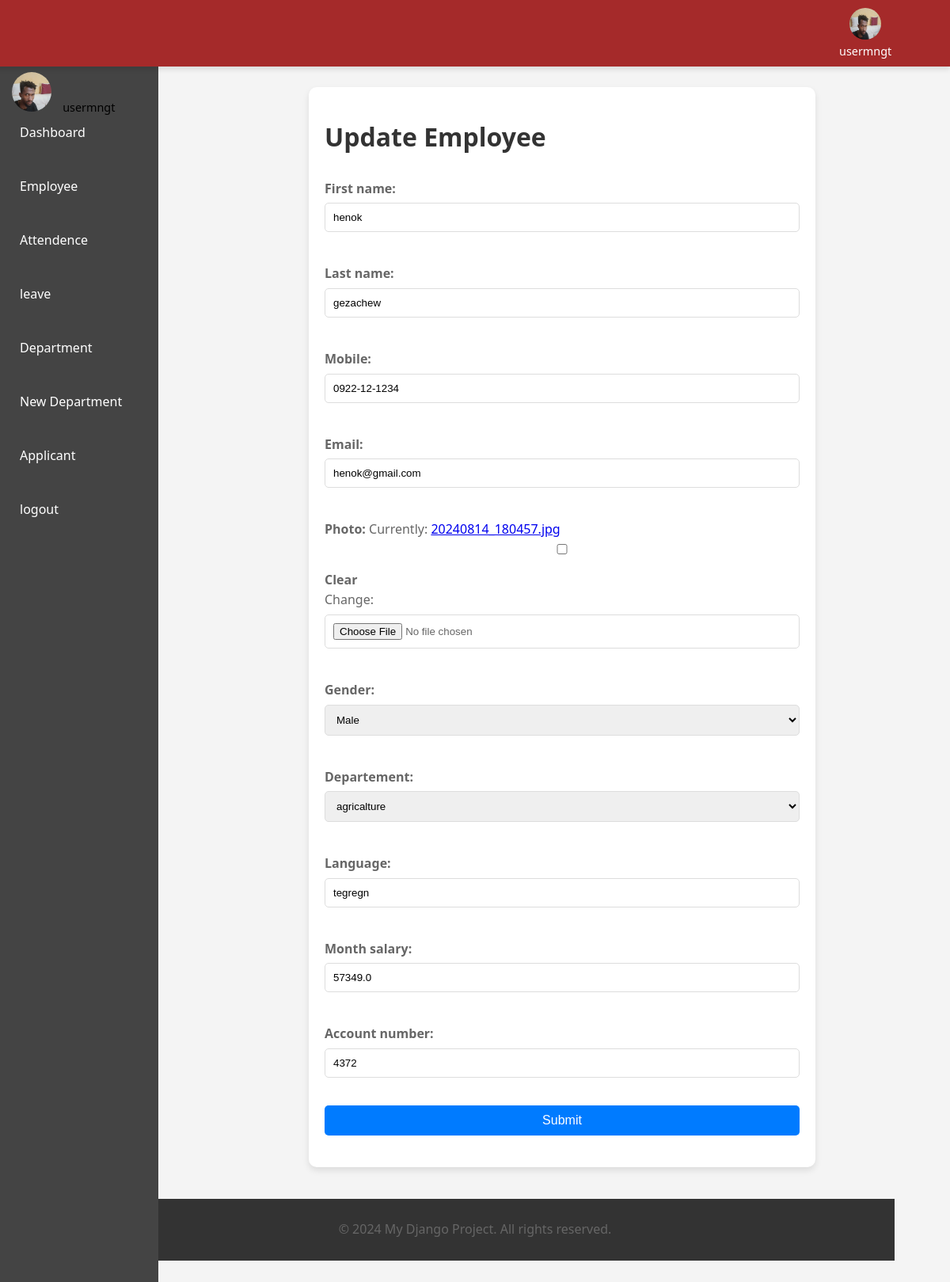
The app's page /update/8/ (signed in) with its own data.
### usermngt/models.py (models this page shows, shortened)
class User(AbstractUser):
    username = models.CharField(unique=True,max_length=200)
    password = models.CharField(max_length=200)
    forgetten_password_token =models.CharField(max_length=255,null=True,blank=True)
    photo = models.ImageField(null=True,blank=True)
    email = models.EmailField(unique=True)
    role = models.ForeignKey(Role,on_delete=models.CASCADE,null=True,blank=True)
    REQUIRED_FIELDS = []

class Base(models.Model):
    first_name = models.CharField(max_length=100)
    last_name = models.CharField(max_length=100)
    mobile = models.CharField(max_length=16,null=True,blank=True,
        validators= [RegexValidator(r'^\d\d\d\d-\d\d-\d\d\d\d$')])
    email = models.EmailField(unique=True)
    photo = models.ImageField(null=True,blank=True)
    class Meta:
        abstract = True

class Employee(Base):
    class gender(models.TextChoices):
        male='MALE'
        female='FEMALE'
    gender = models.CharField(max_length=10,choices=gender.choices)
    departement = models.ForeignKey(Departement,on_delete=models.CASCADE)
    language = models.CharField(max_length=100)
    month_salary = models.FloatField()
    enrollment_date = models.DateTimeField(auto_now_add=True)
    account_number =models.IntegerField()
    class Meta:
        ordering =['-enrollment_date']
    class employemanager(models.Manager):
        pass

### usermngt/views.py (the view)
# urls.py: path('update/<int:pk>/',updateeachview.as_view(),name='update'),
class updateeachview(UpdateView):
    model = Employee
    template_name= 'usermngt/update.html'
    fields = '__all__'
    context_object_name='man'
    success_url ="../../userprofile"

### usermngt/models.py (called while the page is built)
    def __str__(self):
        return self.title

### usermngt/templates/usermngt/update.html (shortened to what this page needs)
{% extends 'home.html' %}
{% block content %}
</head>
<body>
    <div class="form-container">
        <h1>Update Employee</h1>
        <form method="post" enctype="multipart/form-data">
            {{ form.as_p }}
            <input type="submit" value="Submit" />
        </form>
    </div>
</body>
{% endblock %}

### templates/home.html (shortened to what this page needs)
<!DOCTYPE html>
<html lang="en">
<head>
</head>
<body>
{% if request.user.is_authenticated %}
    <header>
        <div class="top-navbar">
                <div class="user-info">
                    <img src="{{ user.photo.url }}" alt="User Profile Picture" class="user-image">
                    <span class="username">{{user.username}}</span>
                </div>
        </div>
    </header>
{% endif %}
    <aside>
        <nav class="navbar">
            <ul class="nav-list-left">
                <li class="dropdown">
                    <img src="{{user.photo.url}}" alt="no emage">
                    <span class="username">{{user.username}}</span>
                    <a href="{% url 'userprofile' %}" class="dropbtn">Dashboard</a>
                </li>
            </ul>
                <ul class="nav-list-right"><li><a href="{% url 'employee' %}">Employee</a></li></ul>
                <ul class="nav-list-right"><li><a href="{% url 'attendence' %}">Attendence</a></li></ul>
                <ul class="nav-list-right"><li><a href="{% url 'leave' %}">leave</a></li></ul>
                <ul class="nav-list-right"><li><a href="#">Department</a></li></ul>
                <ul class="nav-list-right"><li><a href="{% url 'register' %}">New Department</a></li></ul>
                <ul class="nav-list-right"><li><a href="{% url 'applicant' %}">Applicant</a></li></ul>
                <ul class="nav-list-right"><li><a href="{% url 'logout' %}">logout</a></li></ul>
        </nav>
    </aside>
    <main>
        {% block content %}{%  endblock %}
    </main>
    <footer>
        <p>&copy; 2024 My Django Project. All rights reserved.</p>
    </footer>
</body>
</html>

### templates/home.html (style rules this page uses)
body { font-family: Arial, sans-serif; margin: 0; padding: 0; display: flex; flex-direction: column; min-height: 100vh; }
header { background-color: brown; color: white; padding: 10px 20px; position: fixed; width: 100%; margin-left:200px; top: 0; right: 0; z-index: 1000; box-shadow: 0 4px 6px rgba(0, 0, 0, 0.1); }
.top-navbar { display: flex; justify-content: space-between; align-items: center; max-width: 1200px; margin-left: 90%; flex-wrap: wrap; }
.user-info { display: flex; flex-direction: column; align-items: center; color: white; margin-left: 0%; }
.user-image { width: 40px; height: 40px; border-radius: 50%; margin-bottom: 5px; }
.username { font-size: 0.9rem; }
aside { width: 200px; background-color: #444; padding-top: 60px; position: fixed; top: 0; bottom: 0; left: 0; overflow-y: auto; }
.navbar { padding: 15px; }
.navbar img { width: 50px; height: 50px; border-radius: 50%; object-fit: cover; margin-right: 10px; }
.navbar ul { list-style-type: none; padding: 0; }
.nav-list-left, .nav-list-right { display: flex; flex-direction: column; }
.nav-list-left li, .nav-list-right li { margin-bottom: 10px; }
.nav-list-left li a, .nav-list-right li a { color: white; text-align: left; padding: 10px; text-decoration: none; display: block; border-radius: 4px; }
.dropdown { position: relative; }
main { margin-left: 220px; padding-top: 70px; padding: 20px; flex: 1; background-color: #f4f4f4; }
h1 { color: #333; }
p { line-height: 1.6; color: #666; }
footer { background-color: #333; color: white; text-align: center; padding: 10px 0; margin-top: auto; width: 100%; }

### usermngt/templates/usermngt/update.html (style rules this page uses)
body { font-family: 'Segoe UI', Tahoma, Geneva, Verdana, sans-serif; margin: 50px; padding: 20px; background-color: #f4f4f4; }
.form-container { background-color: #fff; border-radius: 10px; padding: 20px; box-shadow: 0 4px 8px rgba(0, 0, 0, 0.1); max-width: 600px; margin: 20px auto; }
form { display: flex; flex-direction: column; }
form p { margin: 10px 0; }
form label { font-weight: bold; }
form input, form select, form textarea { width: 100%; padding: 10px; margin: 5px 0 20px 0; border: 1px solid #ddd; border-radius: 5px; box-sizing: border-box; }
input[type="submit"] { background-color: #007bff; color: white; border: none; padding: 10px 20px; border-radius: 5px; font-size: 1rem; cursor: pointer; }

### records on screen
User: photo (picture), username "usermngt"
Employee: first_name "henok", last_name "gezachew", mobile "0922-12-1234", email "henok@gmail.com", gender "Male", departement "agricalture", language "tegregn", month_salary "57349.0", account_number "4372"
